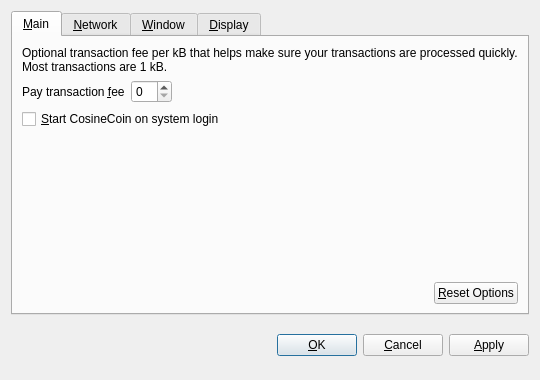
<?xml version="1.0" encoding="UTF-8"?>
<ui version="4.0">
 <class>OptionsDialog</class>
 <widget class="QDialog" name="OptionsDialog">
  <property name="geometry">
   <rect>
    <x>0</x>
    <y>0</y>
    <width>540</width>
    <height>380</height>
   </rect>
  </property>
  <property name="windowTitle">
   <string>Options</string>
  </property>
  <property name="modal">
   <bool>true</bool>
  </property>
  <layout class="QVBoxLayout" name="verticalLayout">
   <item>
    <widget class="QTabWidget" name="tabWidget">
     <property name="tabPosition">
      <enum>QTabWidget::North</enum>
     </property>
     <property name="currentIndex">
      <number>0</number>
     </property>
     <widget class="QWidget" name="tabMain">
      <attribute name="title">
       <string>&amp;Main</string>
      </attribute>
      <layout class="QVBoxLayout" name="verticalLayout_Main">
       <item>
        <widget class="QLabel" name="transactionFeeInfoLabel">
         <property name="text">
          <string>Optional transaction fee per kB that helps make sure your transactions are processed quickly. Most transactions are 1 kB.</string>
         </property>
         <property name="textFormat">
          <enum>Qt::PlainText</enum>
         </property>
         <property name="wordWrap">
          <bool>true</bool>
         </property>
        </widget>
       </item>
       <item>
        <layout class="QHBoxLayout" name="horizontalLayout_1_Main">
         <item>
          <widget class="QLabel" name="transactionFeeLabel">
           <property name="text">
            <string>Pay transaction &amp;fee</string>
           </property>
           <property name="textFormat">
            <enum>Qt::PlainText</enum>
           </property>
           <property name="buddy">
            <cstring>transactionFee</cstring>
           </property>
          </widget>
         </item>
         <item>
          <widget class="BitcoinAmountField" name="transactionFee"/>
         </item>
         <item>
          <spacer name="horizontalSpacer_1_Main">
           <property name="orientation">
            <enum>Qt::Horizontal</enum>
           </property>
           <property name="sizeHint" stdset="0">
            <size>
             <width>40</width>
             <height>20</height>
            </size>
           </property>
          </spacer>
         </item>
        </layout>
       </item>
       <item>
        <widget class="QCheckBox" name="bitcoinAtStartup">
         <property name="toolTip">
          <string>Automatically start CosineCoin after logging in to the system.</string>
         </property>
         <property name="text">
          <string>&amp;Start CosineCoin on system login</string>
         </property>
        </widget>
       </item>
       <item>
        <spacer name="verticalSpacer_Main">
         <property name="orientation">
          <enum>Qt::Vertical</enum>
         </property>
         <property name="sizeHint" stdset="0">
          <size>
           <width>20</width>
           <height>40</height>
          </size>
         </property>
        </spacer>
       </item>
       <item>
        <layout class="QHBoxLayout" name="horizontalLayout_2_Main">
         <item>
          <spacer name="horizontalSpacer_2_Main">
           <property name="orientation">
            <enum>Qt::Horizontal</enum>
           </property>
           <property name="sizeHint" stdset="0">
            <size>
             <width>40</width>
             <height>20</height>
            </size>
           </property>
          </spacer>
         </item>
         <item>
          <widget class="QPushButton" name="resetButton">
           <property name="toolTip">
            <string>Reset all client options to default.</string>
           </property>
           <property name="text">
            <string>&amp;Reset Options</string>
           </property>
           <property name="autoDefault">
            <bool>false</bool>
           </property>
          </widget>
         </item>
        </layout>
       </item>
      </layout>
     </widget>
     <widget class="QWidget" name="tabNetwork">
      <attribute name="title">
       <string>&amp;Network</string>
      </attribute>
      <layout class="QVBoxLayout" name="verticalLayout_Network">
       <item>
        <widget class="QCheckBox" name="mapPortUpnp">
         <property name="toolTip">
          <string>Automatically open the CosineCoin client port on the router. This only works when your router supports UPnP and it is enabled.</string>
         </property>
         <property name="text">
          <string>Map port using &amp;UPnP</string>
         </property>
        </widget>
       </item>
       <item>
        <widget class="QCheckBox" name="connectSocks">
         <property name="toolTip">
          <string>Connect to the CosineCoin network through a SOCKS proxy (e.g. when connecting through Tor).</string>
         </property>
         <property name="text">
          <string>&amp;Connect through SOCKS proxy:</string>
         </property>
        </widget>
       </item>
       <item>
        <layout class="QHBoxLayout" name="horizontalLayout_Network">
         <item>
          <widget class="QLabel" name="proxyIpLabel">
           <property name="text">
            <string>Proxy &amp;IP:</string>
           </property>
           <property name="textFormat">
            <enum>Qt::PlainText</enum>
           </property>
           <property name="buddy">
            <cstring>proxyIp</cstring>
           </property>
          </widget>
         </item>
         <item>
          <widget class="QValidatedLineEdit" name="proxyIp">
           <property name="maximumSize">
            <size>
             <width>140</width>
             <height>16777215</height>
            </size>
           </property>
           <property name="toolTip">
            <string>IP address of the proxy (e.g. 127.0.0.1)</string>
           </property>
          </widget>
         </item>
         <item>
          <widget class="QLabel" name="proxyPortLabel">
           <property name="text">
            <string>&amp;Port:</string>
           </property>
           <property name="textFormat">
            <enum>Qt::PlainText</enum>
           </property>
           <property name="buddy">
            <cstring>proxyPort</cstring>
           </property>
          </widget>
         </item>
         <item>
          <widget class="QLineEdit" name="proxyPort">
           <property name="maximumSize">
            <size>
             <width>55</width>
             <height>16777215</height>
            </size>
           </property>
           <property name="toolTip">
            <string>Port of the proxy (e.g. 9050)</string>
           </property>
          </widget>
         </item>
         <item>
          <widget class="QLabel" name="socksVersionLabel">
           <property name="text">
            <string>SOCKS &amp;Version:</string>
           </property>
           <property name="textFormat">
            <enum>Qt::PlainText</enum>
           </property>
           <property name="buddy">
            <cstring>socksVersion</cstring>
           </property>
          </widget>
         </item>
         <item>
          <widget class="QValueComboBox" name="socksVersion">
           <property name="toolTip">
            <string>SOCKS version of the proxy (e.g. 5)</string>
           </property>
          </widget>
         </item>
         <item>
          <spacer name="horizontalSpacer_Network">
           <property name="orientation">
            <enum>Qt::Horizontal</enum>
           </property>
           <property name="sizeHint" stdset="0">
            <size>
             <width>40</width>
             <height>20</height>
            </size>
           </property>
          </spacer>
         </item>
        </layout>
       </item>
       <item>
        <spacer name="verticalSpacer_Network">
         <property name="orientation">
          <enum>Qt::Vertical</enum>
         </property>
         <property name="sizeHint" stdset="0">
          <size>
           <width>20</width>
           <height>40</height>
          </size>
         </property>
        </spacer>
       </item>
      </layout>
     </widget>
     <widget class="QWidget" name="tabWindow">
      <attribute name="title">
       <string>&amp;Window</string>
      </attribute>
      <layout class="QVBoxLayout" name="verticalLayout_Window">
       <item>
        <widget class="QCheckBox" name="minimizeToTray">
         <property name="toolTip">
          <string>Show only a tray icon after minimizing the window.</string>
         </property>
         <property name="text">
          <string>&amp;Minimize to the tray instead of the taskbar</string>
         </property>
        </widget>
       </item>
       <item>
        <widget class="QCheckBox" name="minimizeOnClose">
         <property name="toolTip">
          <string>Minimize instead of exit the application when the window is closed. When this option is enabled, the application will be closed only after selecting Quit in the menu.</string>
         </property>
         <property name="text">
          <string>M&amp;inimize on close</string>
         </property>
        </widget>
       </item>
       <item>
        <spacer name="verticalSpacer_Window">
         <property name="orientation">
          <enum>Qt::Vertical</enum>
         </property>
         <property name="sizeHint" stdset="0">
          <size>
           <width>20</width>
           <height>40</height>
          </size>
         </property>
        </spacer>
       </item>
      </layout>
     </widget>
     <widget class="QWidget" name="tabDisplay">
      <attribute name="title">
       <string>&amp;Display</string>
      </attribute>
      <layout class="QVBoxLayout" name="verticalLayout_Display">
       <item>
        <layout class="QHBoxLayout" name="horizontalLayout_1_Display">
         <item>
          <widget class="QLabel" name="langLabel">
           <property name="text">
            <string>User Interface &amp;language:</string>
           </property>
           <property name="textFormat">
            <enum>Qt::PlainText</enum>
           </property>
           <property name="buddy">
            <cstring>lang</cstring>
           </property>
          </widget>
         </item>
         <item>
          <widget class="QValueComboBox" name="lang">
           <property name="toolTip">
            <string>The user interface language can be set here. This setting will take effect after restarting CosineCoin.</string>
           </property>
          </widget>
         </item>
        </layout>
       </item>
       <item>
        <layout class="QHBoxLayout" name="horizontalLayout_2_Display">
         <item>
          <widget class="QLabel" name="unitLabel">
           <property name="text">
            <string>&amp;Unit to show amounts in:</string>
           </property>
           <property name="textFormat">
            <enum>Qt::PlainText</enum>
           </property>
           <property name="buddy">
            <cstring>unit</cstring>
           </property>
          </widget>
         </item>
         <item>
          <widget class="QValueComboBox" name="unit">
           <property name="toolTip">
            <string>Choose the default subdivision unit to show in the interface and when sending coins.</string>
           </property>
          </widget>
         </item>
        </layout>
       </item>
       <item>
        <widget class="QCheckBox" name="displayAddresses">
         <property name="toolTip">
          <string>Whether to show CosineCoin addresses in the transaction list or not.</string>
         </property>
         <property name="text">
          <string>&amp;Display addresses in transaction list</string>
         </property>
        </widget>
       </item>
       <item>
        <widget class="QCheckBox" name="coinControlFeatures">
         <property name="toolTip">
          <string>Whether to show coin control features or not.</string>
         </property>
         <property name="text">
          <string>Display coin &amp;control features (experts only!)</string>
         </property>
        </widget>
       </item>
       <item>
        <spacer name="verticalSpacer_Display">
         <property name="orientation">
          <enum>Qt::Vertical</enum>
         </property>
         <property name="sizeHint" stdset="0">
          <size>
           <width>20</width>
           <height>40</height>
          </size>
         </property>
        </spacer>
       </item>
      </layout>
     </widget>
    </widget>
   </item>
   <item>
    <layout class="QHBoxLayout" name="horizontalLayout_Buttons">
     <item>
      <spacer name="horizontalSpacer_1">
       <property name="orientation">
        <enum>Qt::Horizontal</enum>
       </property>
       <property name="sizeHint" stdset="0">
        <size>
         <width>40</width>
         <height>48</height>
        </size>
       </property>
      </spacer>
     </item>
     <item>
      <widget class="QLabel" name="statusLabel">
       <property name="font">
        <font>
         <weight>75</weight>
         <bold>true</bold>
        </font>
       </property>
       <property name="text">
        <string/>
       </property>
       <property name="textFormat">
        <enum>Qt::PlainText</enum>
       </property>
       <property name="wordWrap">
        <bool>true</bool>
       </property>
      </widget>
     </item>
     <item>
      <spacer name="horizontalSpacer_2">
       <property name="orientation">
        <enum>Qt::Horizontal</enum>
       </property>
       <property name="sizeHint" stdset="0">
        <size>
         <width>40</width>
         <height>48</height>
        </size>
       </property>
      </spacer>
     </item>
     <item>
      <widget class="QPushButton" name="okButton">
       <property name="text">
        <string>&amp;OK</string>
       </property>
      </widget>
     </item>
     <item>
      <widget class="QPushButton" name="cancelButton">
       <property name="text">
        <string>&amp;Cancel</string>
       </property>
       <property name="autoDefault">
        <bool>false</bool>
       </property>
      </widget>
     </item>
     <item>
      <widget class="QPushButton" name="applyButton">
       <property name="text">
        <string>&amp;Apply</string>
       </property>
       <property name="autoDefault">
        <bool>false</bool>
       </property>
      </widget>
     </item>
    </layout>
   </item>
  </layout>
 </widget>
 <customwidgets>
  <customwidget>
   <class>BitcoinAmountField</class>
   <extends>QSpinBox</extends>
   <header>bitcoinamountfield.h</header>
  </customwidget>
  <customwidget>
   <class>QValueComboBox</class>
   <extends>QComboBox</extends>
   <header>qvaluecombobox.h</header>
  </customwidget>
  <customwidget>
   <class>QValidatedLineEdit</class>
   <extends>QLineEdit</extends>
   <header>qvalidatedlineedit.h</header>
  </customwidget>
 </customwidgets>
 <resources/>
 <connections/>
</ui>
